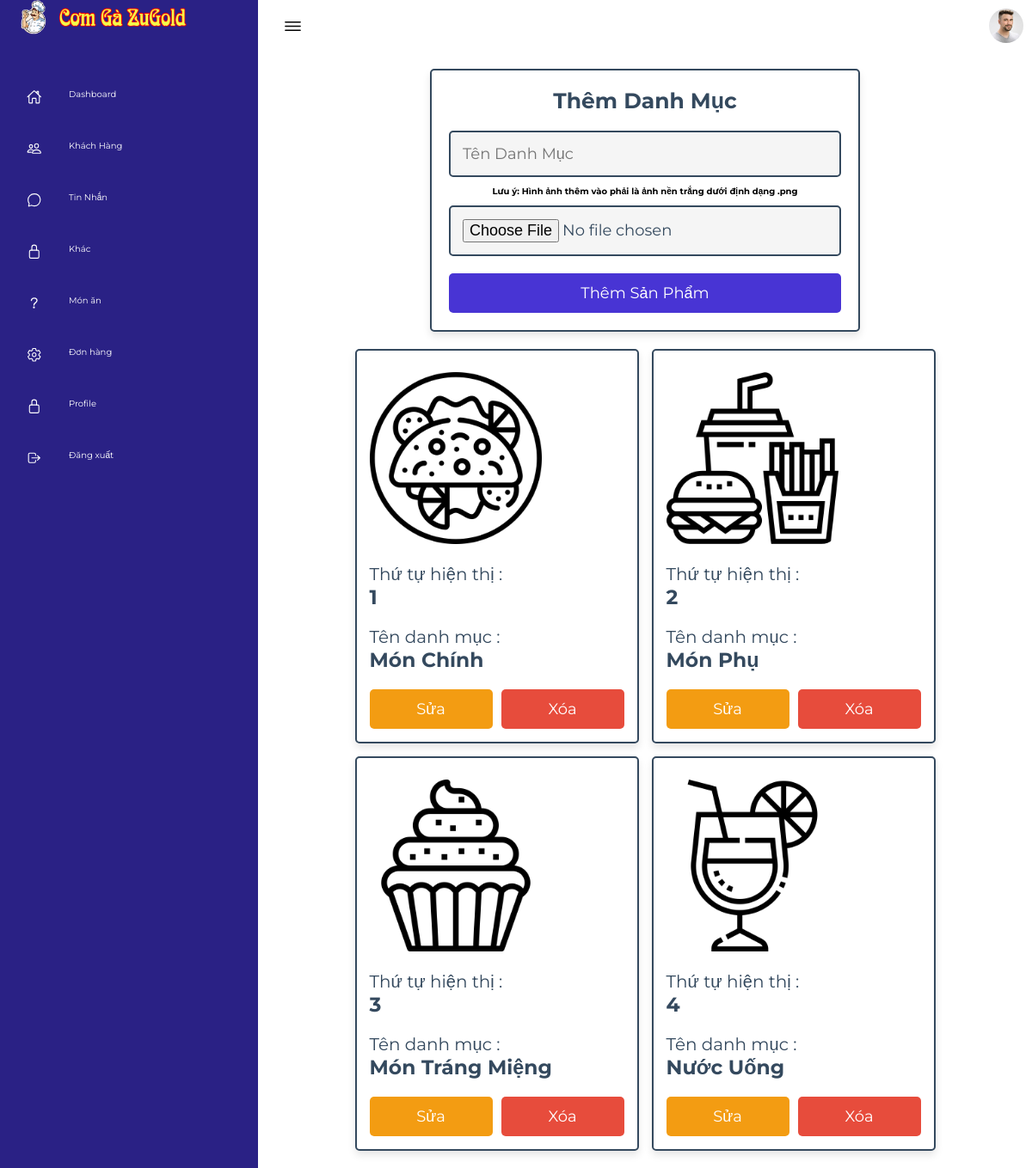
Page /haha/admin-danhmuc.php (signed in) on the committed database.
### tables this page shows
CREATE TABLE `category` (
  `iddanhmuc` int(11) NOT NULL,
  `namedanhmuc` varchar(30) NOT NULL,
  `image` varchar(100) NOT NULL
);

### haha/admin-danhmuc.php (the view, shortened to what this page needs)
<!DOCTYPE html>
<html lang="en">
<head>
    <link rel="stylesheet" href="assets/css/style.css">
    <link rel="stylesheet" href="../css/admin_style.css">
</head>
<body>
    <?php include 'lk/menu.php'; ?>
        <div class="main">
            <div class="topbar">
                <div class="toggle">
                    <ion-icon name="menu-outline"></ion-icon>
                </div>
                <div class="user">
                    <img src="assets/imgs/customer01.jpg" alt="">
                </div>
            </div>
<section class="add-products">
   <form action="" method="POST" enctype="multipart/form-data">
      <h3>Thêm Danh Mục</h3>
      <input type="text" required placeholder="Tên Danh Mục" name="name" maxlength="100" class="box">
      <h4>Lưu ý: Hình ảnh thêm vào phải là ảnh nền trắng dưới định dạng .png </h4>
      <input type="file" name="image" class="box" accept="image/png" required>
      <input type="submit" value="Thêm sản phẩm" name="add_category" class="btn">
   </form>
</section>
<section class="show-products" style="padding-top: 0;">
   <div class="box-container">
   <?php
      $show_category = $conn->prepare("SELECT * FROM `category`");
      $show_category->execute();
      if($show_category->rowCount() > 0){
         while($fetch_category = $show_category->fetch(PDO::FETCH_ASSOC)){
   ?>
   <div class="box">
      <img src="../category_img/<?= $fetch_category['image']; ?>" alt="">
      <div class="name">Thứ tự hiện thị :<h3><?= $fetch_category['iddanhmuc']; ?></h3></div>
      <div class="name">Tên danh mục :<h3><?= $fetch_category['namedanhmuc']; ?></h3></div>
      <div class="flex-btn">
         <a href="admin-update-danhmuc.php?update=<?= $fetch_category['iddanhmuc']; ?>" class="option-btn">Sửa</a>
         <a href="admin-danhmuc.php?delete=<?= $fetch_category['iddanhmuc']; ?>" class="delete-btn" onclick="return confirm('Xóa danh mục?');">Xóa</a>
      </div>
   </div>
   <?php
         }
      }else{
         echo '<p class="empty">Chưa có danh mục được thêm vào!</p>';
      }
   ?>
   </div>
</section>
</body>
</html>

### haha/assets/css/style.css (style rules this page uses)
* { font-family: "Ubuntu", sans-serif; margin: 0; padding: 0; box-sizing: border-box; }
:root { --blue: #2a2185; --white: #fff; --gray: #f5f5f5; --black1: #222; --black2: #999; }
body { min-height: 100vh; overflow-x: hidden; }
.main { position: absolute; width: calc(100% - 300px); left: 300px; min-height: 100vh; background: var(--white); transition: 0.5s; }
.topbar { width: 100%; height: 60px; display: flex; justify-content: space-between; align-items: center; padding: 0 10px; }
.toggle { position: relative; width: 60px; height: 60px; display: flex; justify-content: center; align-items: center; font-size: 2.5rem; cursor: pointer; }
.user { position: relative; width: 40px; height: 40px; border-radius: 50%; overflow: hidden; cursor: pointer; }
.user img { position: absolute; top: 0; left: 0; width: 100%; height: 100%; object-fit: cover; }

### css/admin_style.css (style rules this page uses)
:root { --main-color:#4834d4; --red:#e74c3c; --orange:#f39c12; --black:#34495e; --white:#fff; --light-bg:#f5f5f5; --light-color:#999; --border:.2rem solid var(--black); --box-shadow:0 .5rem 1rem rgba(0,0,0,.1); }
* { font-family: 'Montserrat', sans-serif; margin:0; padding:0; box-sizing: border-box; text-decoration: none; outline: none; border:none; }
html { font-size: 62.5%; overflow-x: hidden; }
body { background-color: var(--light-bg); }
section { max-width: 1200px; margin:0 auto; padding:2rem; }
.btn, .delete-btn, .option-btn { display: block; margin-top: 1rem; border-radius: .5rem; cursor: pointer; width: 100%; font-size: 1.8rem; color:var(--white); padding:1.2rem 3rem; text-transform: capitalize; text-align: center; }
.btn { background-color: var(--main-color); }
.delete-btn { background-color: var(--red); }
.option-btn { background-color: var(--orange); }
.flex-btn { display: flex; gap:1rem; }
.add-products form { margin:0 auto; max-width: 50rem; background-color: var(--white); border-radius: .5rem; box-shadow: var(--box-shadow); border:var(--border); padding:2rem; text-align: center; }
.add-products form h3 { margin-bottom: 1rem; font-size: 2.5rem; color:var(--black); text-transform: capitalize; }
.add-products form .box { background-color: var(--light-bg); border:var(--border); width: 100%; padding:1.4rem; font-size: 1.8rem; color:var(--black); border-radius: .5rem; margin: 1rem 0; }
.show-products .box-container { display: grid; grid-template-columns: repeat(auto-fit, 33rem); gap:1.5rem; justify-content: center; align-items: flex-start; }
.show-products .box-container .box { background-color: var(--white); border-radius: .5rem; box-shadow: var(--box-shadow); border:var(--border); padding:1.5rem; }
.show-products .box-container .box img { border-radius: 2rem; height: 17rem; margin: 1rem 0; width: 200px; height: 200px; }
.show-products .box-container .box .name { font-size: 2rem; color:var(--black); padding:1rem 0; }

### rows in the picture
category: image (picture), iddanhmuc "1", namedanhmuc "Món Chính"
category: image (picture), iddanhmuc "2", namedanhmuc "Món Phụ"
category: image (picture), iddanhmuc "3", namedanhmuc "Món Tráng Miệng"
category: image (picture), iddanhmuc "4", namedanhmuc "Nước Uống"
